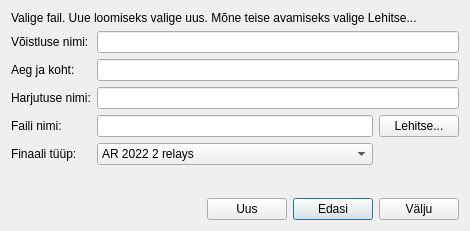
<?xml version="1.0" encoding="UTF-8"?>
<ui version="4.0">
 <class>InitialDialog</class>
 <widget class="QDialog" name="InitialDialog">
  <property name="windowModality">
   <enum>Qt::WindowModal</enum>
  </property>
  <property name="geometry">
   <rect>
    <x>0</x>
    <y>0</y>
    <width>470</width>
    <height>231</height>
   </rect>
  </property>
  <property name="windowTitle">
   <string>Dialog</string>
  </property>
  <layout class="QVBoxLayout" name="verticalLayout">
   <item>
    <widget class="QLabel" name="titleLabel">
     <property name="text">
      <string>Valige fail. Uue loomiseks valige uus. Mõne teise avamiseks valige Lehitse...</string>
     </property>
     <property name="wordWrap">
      <bool>true</bool>
     </property>
    </widget>
   </item>
   <item>
    <layout class="QGridLayout" name="gridLayout_3">
     <item row="3" column="1">
      <widget class="QLineEdit" name="fileNameEdit">
       <property name="toolTip">
        <string>Võistluse faili nimi</string>
       </property>
      </widget>
     </item>
     <item row="1" column="1" colspan="2">
      <widget class="QLineEdit" name="timePlaceEdit">
       <property name="toolTip">
        <string>Toimumise aeg ja koht</string>
       </property>
      </widget>
     </item>
     <item row="0" column="0">
      <widget class="QLabel" name="competitionNameLabel">
       <property name="text">
        <string>Võistluse nimi:</string>
       </property>
      </widget>
     </item>
     <item row="3" column="2">
      <widget class="QPushButton" name="browseButton">
       <property name="toolTip">
        <string>Siia vajutades saate otsida teise faili, mida avada</string>
       </property>
       <property name="text">
        <string>Lehitse...</string>
       </property>
      </widget>
     </item>
     <item row="0" column="1" colspan="2">
      <widget class="QLineEdit" name="competitionNameEdit">
       <property name="toolTip">
        <string>Praegu valitava võistluse nimi</string>
       </property>
       <property name="readOnly">
        <bool>true</bool>
       </property>
      </widget>
     </item>
     <item row="4" column="1">
      <widget class="QComboBox" name="eventBox">
       <item>
        <property name="text">
         <string>AR 2022 2 relays</string>
        </property>
       </item>
       <item>
        <property name="text">
         <string>AR 2022</string>
        </property>
       </item>
       <item>
        <property name="text">
         <string>AR 2022 medal match</string>
        </property>
       </item>
       <item>
        <property name="text">
         <string>AP 2022 2 relays</string>
        </property>
       </item>
       <item>
        <property name="text">
         <string>AP 2022</string>
        </property>
       </item>
       <item>
        <property name="text">
         <string>AP 2022 medal match</string>
        </property>
       </item>
      </widget>
     </item>
     <item row="4" column="0">
      <widget class="QLabel" name="eventLabel">
       <property name="text">
        <string>Finaali tüüp:</string>
       </property>
      </widget>
     </item>
     <item row="1" column="0">
      <widget class="QLabel" name="timePlaceLabel">
       <property name="text">
        <string>Aeg ja koht:</string>
       </property>
      </widget>
     </item>
     <item row="3" column="0">
      <widget class="QLabel" name="fileNameLabel">
       <property name="text">
        <string>Faili nimi:</string>
       </property>
      </widget>
     </item>
     <item row="2" column="0">
      <widget class="QLabel" name="eventNameLabel">
       <property name="text">
        <string>Harjutuse nimi:</string>
       </property>
      </widget>
     </item>
     <item row="2" column="1" colspan="2">
      <widget class="QLineEdit" name="eventNameEdit"/>
     </item>
    </layout>
   </item>
   <item>
    <spacer name="verticalSpacer">
     <property name="orientation">
      <enum>Qt::Vertical</enum>
     </property>
     <property name="sizeHint" stdset="0">
      <size>
       <width>20</width>
       <height>32</height>
      </size>
     </property>
    </spacer>
   </item>
   <item>
    <layout class="QHBoxLayout" name="horizontalLayout_2">
     <item>
      <spacer name="horizontalSpacer_2">
       <property name="orientation">
        <enum>Qt::Horizontal</enum>
       </property>
       <property name="sizeHint" stdset="0">
        <size>
         <width>128</width>
         <height>20</height>
        </size>
       </property>
      </spacer>
     </item>
     <item>
      <widget class="QPushButton" name="newButton">
       <property name="toolTip">
        <string>Siia vajutades saate luua uue võistluse ja faili</string>
       </property>
       <property name="text">
        <string>Uus</string>
       </property>
      </widget>
     </item>
     <item>
      <widget class="QPushButton" name="forwardButton">
       <property name="toolTip">
        <string>Selle võistluse ja faili avamiseks vajutage siia</string>
       </property>
       <property name="text">
        <string>Edasi</string>
       </property>
       <property name="default">
        <bool>true</bool>
       </property>
      </widget>
     </item>
     <item>
      <widget class="QPushButton" name="exitButton">
       <property name="text">
        <string>Välju</string>
       </property>
      </widget>
     </item>
    </layout>
   </item>
  </layout>
 </widget>
 <resources/>
 <connections>
  <connection>
   <sender>exitButton</sender>
   <signal>clicked()</signal>
   <receiver>InitialDialog</receiver>
   <slot>reject()</slot>
   <hints>
    <hint type="sourcelabel">
     <x>415</x>
     <y>190</y>
    </hint>
    <hint type="destinationlabel">
     <x>384</x>
     <y>134</y>
    </hint>
   </hints>
  </connection>
  <connection>
   <sender>browseButton</sender>
   <signal>clicked()</signal>
   <receiver>InitialDialog</receiver>
   <slot>open()</slot>
   <hints>
    <hint type="sourcelabel">
     <x>392</x>
     <y>112</y>
    </hint>
    <hint type="destinationlabel">
     <x>436</x>
     <y>132</y>
    </hint>
   </hints>
  </connection>
 </connections>
</ui>
